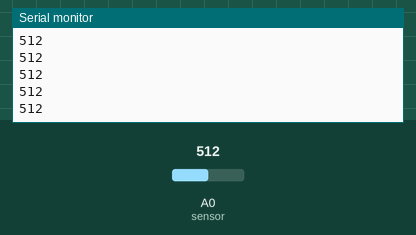
The sketch below on a simulated Arduino Uno, built with avr-gcc and run on an emulated ATmega328P. On the bench: the last lines printed to the serial monitor. The test bench sets the inputs (shaded band); at power-on: A0 (sensor) = 512.

Above: at 1.2 s.
1.3 s: A0 (sensor) set to 716
At 1.56 s:
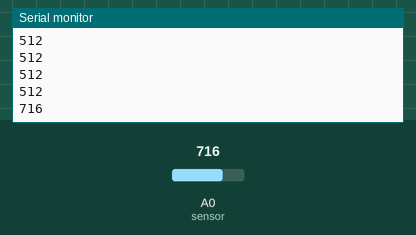
2.8 s: A0 (sensor) set to 900
At 2.96 s:
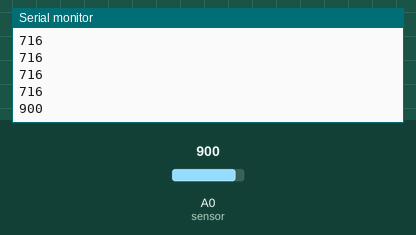
Timing chart, 0 to 5.8 s (numbered marks = the images above; inputs shaded):
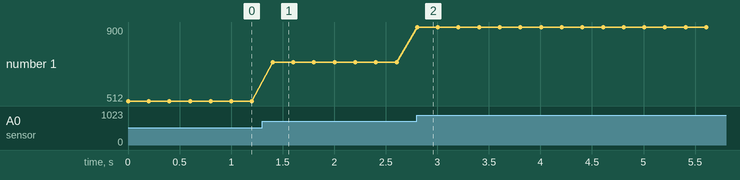

The sketch:

lightSensorTest.ino
```cpp
#define sensor A0

void setup() {
  pinMode(sensor,INPUT);
  Serial.begin(9600);
}

void loop() {
  Serial.println(analogRead(sensor));
  delay(200);
}
```

Measured:
- after the input at 1.3 s, the serial monitor: prints a new line after 0.10 s (image 1)
- after the input at 2.8 s, the serial monitor: prints a new line at once (image 2)
- plotted number 1: 512 → 716 after the input at 1.3 s, 716 → 900 after the input at 2.8 s
